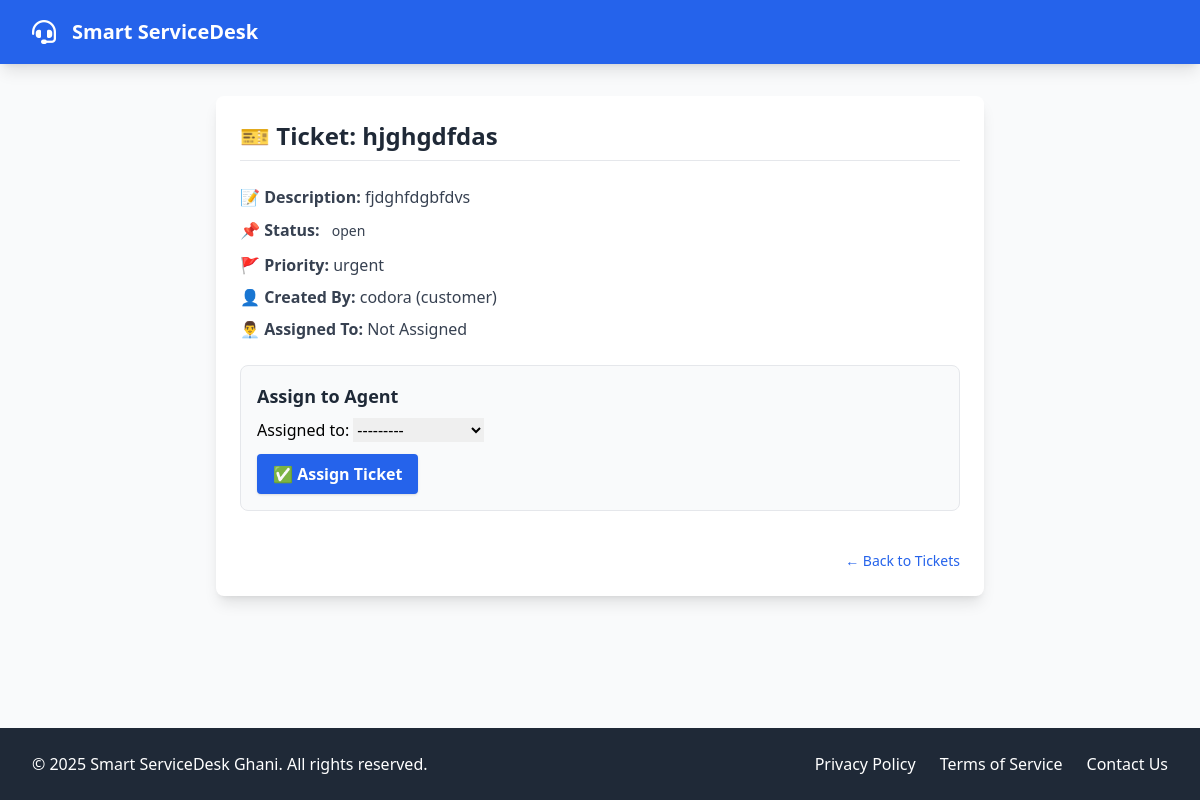
Page /tickets/12/ (signed in) on the committed database.
### tickets/models.py (models this page shows, shortened)
class Ticket(models.Model):
    STATUS_CHOICES = [
        ('open', 'Open'),
        ('in_progress', 'In Progress'),
        ('resolved', 'Resolved'),
        ('closed', 'Closed'),
    ]
    PRIORITY_CHOICES = [
        ('low', 'Low'),
        ('medium', 'Medium'),
        ('high', 'High'),
        ('urgent', 'Urgent'),
    ]
    title = models.CharField(max_length=255)
    description = models.TextField()
    status = models.CharField(max_length=20, choices=STATUS_CHOICES, default='open')
    priority = models.CharField(max_length=20, choices=PRIORITY_CHOICES, default='medium')
    created_by = models.ForeignKey(User, on_delete=models.CASCADE, related_name='created_tickets')
    assigned_to = models.ForeignKey(User, on_delete=models.SET_NULL, null=True, blank=True, related_name='assigned_tickets')
    created_at = models.DateTimeField(auto_now_add=True)
    updated_at = models.DateTimeField(auto_now=True)

### core/models.py (models this page shows)
class User(AbstractUser):
    ROLE_CHOICES = (
        ('admin', 'Admin'),
        ('agent', 'Agent'),
        ('customer', 'Customer'),
    )
    role = models.CharField(max_length=10, choices=ROLE_CHOICES, default='customer')
    email = models.EmailField(unique=True)
    def __str__(self):
        return f"{self.username} ({self.role})"

### tickets/views.py (the view)
# urls.py: path('<int:ticket_id>/', views.ticket_detail, name='ticket_detail'),
@login_required
def ticket_detail(request, ticket_id):
    ticket = get_object_or_404(Ticket, id=ticket_id)
    assign_form = None
    status_form = None
    if request.method == 'POST':
        if request.user.role == 'admin':
            assign_form = AssignTicketForm(request.POST, instance=ticket, prefix="assign")
            if assign_form.is_valid():
                assign_form.save()
                if ticket.assigned_to:
                    send_ticket_notification(ticket, ticket.assigned_to.email)
                messages.success(request, "✅ Ticket assigned successfully!")
                return redirect('ticket_detail', ticket_id=ticket.id)
            else:
                messages.error(request, "❌ Failed to assign ticket. Please try again.")
        elif request.user.role == 'agent' and ticket.assigned_to == request.user:
            status_form = UpdateStatusForm(request.POST, instance=ticket, prefix="status")
            if status_form.is_valid():
                updated_ticket = status_form.save()
                send_ticket_notification(updated_ticket, updated_ticket.created_by.email)
                TicketActivity.objects.create(
                    ticket=ticket,
                    user=request.user,
                    action=f"status updated to '{ticket.status}'" if request.user.role == 'agent'
                    else f"assigned to {ticket.assigned_to.username if ticket.assigned_to else 'n/a'}"
                )
                messages.success(request, "✅ Ticket status updated successfully!")
                return redirect('ticket_detail', ticket_id=ticket.id)
            else:
                messages.error(request, "❌ Failed to update status. Please check and try again.")
    else:
        if request.user.role == 'admin':
            assign_form = AssignTicketForm(instance=ticket, prefix="assign")
        if request.user.role == 'agent' and ticket.assigned_to == request.user:
            status_form = UpdateStatusForm(instance=ticket, prefix="status")
    return render(request, 'tickets/ticket_detail.html', {
        'ticket': ticket,
        'assign_form': assign_form,
        'status_form': status_form,
    })

### tickets/forms.py
class AssignTicketForm(forms.ModelForm):
    class Meta:
        model = Ticket
        fields = ['assigned_to']
    def __init__(self, *args, **kwargs):
        super().__init__(*args, **kwargs)
        self.fields['assigned_to'].queryset = User.objects.filter(role='agent')

### tickets/templates/tickets/ticket_detail.html (shortened to what this page needs)
{% extends 'core/base.html' %}
{% block content %}
<div class="max-w-3xl mx-auto bg-white shadow-lg rounded-lg p-6">
    <h2 class="text-2xl font-bold text-gray-800 mb-6 border-b pb-2">🎫 Ticket: {{ ticket.title }}</h2>
    <div class="space-y-2 text-gray-700 mb-6">
        <p><span class="font-semibold">📝 Description:</span> {{ ticket.description }}</p>
        <p><span class="font-semibold">📌 Status:</span>
            <span class="inline-block px-2 py-1 rounded-full text-sm
                ">
                {{ ticket.status }}
            </span>
        </p>
        <p><span class="font-semibold">🚩 Priority:</span> {{ ticket.priority }}</p>
        <p><span class="font-semibold">👤 Created By:</span> {{ ticket.created_by }}</p>
        <p><span class="font-semibold">👨‍💼 Assigned To:</span> {{ ticket.assigned_to|default:"Not Assigned" }}</p>
    </div>
    {% if assign_form %}
    <div class="mb-6 bg-gray-50 p-4 rounded-lg border border-gray-200">
        <h3 class="text-lg font-semibold text-gray-800 mb-2">Assign to Agent</h3>
        <form method="post">
            <div class="space-y-2">
                {{ assign_form.as_p }}
            </div>
            <button type="submit" name="assign"
                class="mt-3 bg-blue-600 hover:bg-blue-700 text-white font-semibold px-4 py-2 rounded shadow">
                ✅ Assign Ticket
            </button>
        </form>
    </div>
    {% endif %}
    <div class="text-right">
        <a href="{% url 'ticket_list' %}"
            class="inline-block text-sm text-blue-600 hover:underline mt-4">← Back to Tickets</a>
    </div>
</div>
{% endblock %}

### rows in the picture
Ticket: title "hjghgdfdas", description "fjdghfdgbfdvs", status "open", priority "urgent", created_by "codora (customer)", assigned_to "Not Assigned"
